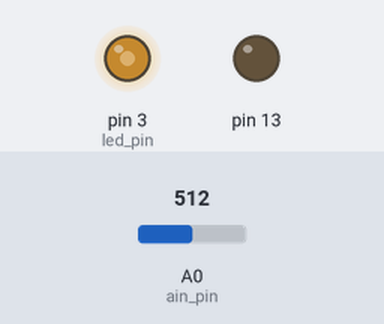
Recording of a sketch running on a simulated Arduino Uno, built with avr-gcc and run on an emulated ATmega328P. On the bench: output pins drawn as LEDs (lit = HIGH). The test bench sets the inputs (shaded band); at power-on: A0 (ain_pin) = 512.

Above: at 1.2 s.
1.3 s: A0 (ain_pin) set to 716
At 2.5 s:
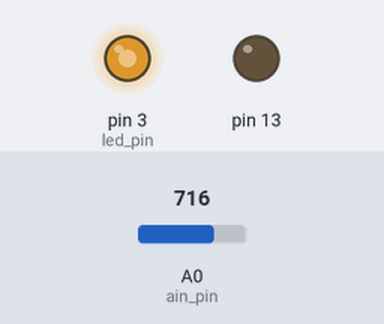
2.8 s: A0 (ain_pin) set to 900
At 3.9 s:
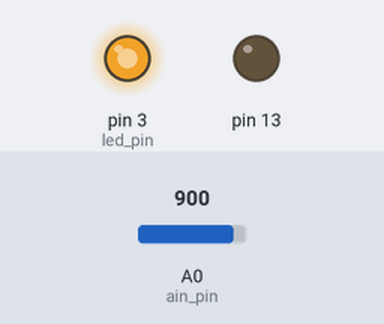
4.3 s: A0 (ain_pin) set to 122
At 5.1 s:
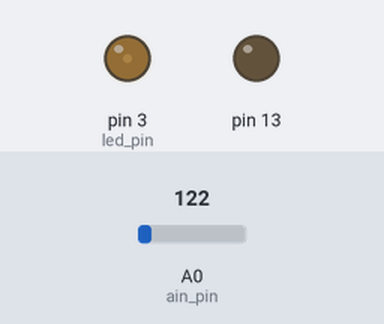
5.8 s: A0 (ain_pin) set to 0
At 6.4 s:
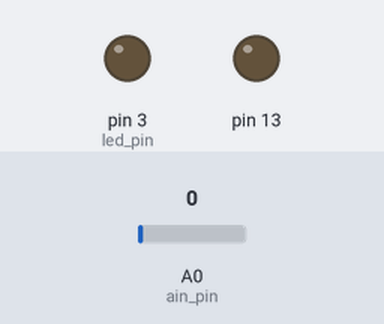
7.3 s: A0 (ain_pin) set to 511
At 7.6 s:
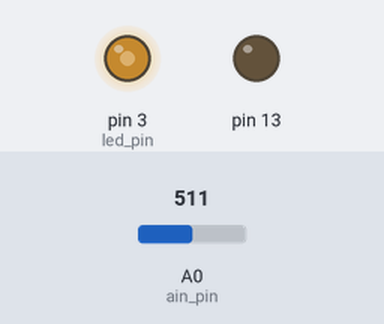
Timing chart, 0 to 9.8 s (numbered marks = the images above; inputs shaded):
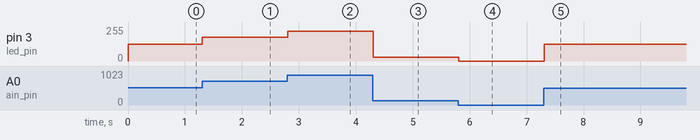

Measured:
- after the input at 1.3 s, pin 3 (led_pin): 127/255 → 178/255 at once
- after the input at 2.8 s, pin 3 (led_pin): 178/255 → 224/255 at once
- after the input at 4.3 s, pin 3 (led_pin): 224/255 → 30/255 at once
- after the input at 5.8 s, pin 3 (led_pin): 30/255 → 0/255 at once
- after the input at 7.3 s, pin 3 (led_pin): 0/255 → 127/255 at once

The sketch:

Challenge_FadeKnob.ino
```cpp
const int ain_pin = A0;
const int led_pin = 3;

void setup() {
  Serial.begin(9600);
  pinMode(13, led_pin);
}

void loop() {
  int val = analogRead(ain_pin);

  int conv = map(val, 0, 1023, 0, 255);
  analogWrite(led_pin, conv);

  delay(100);
}
```
